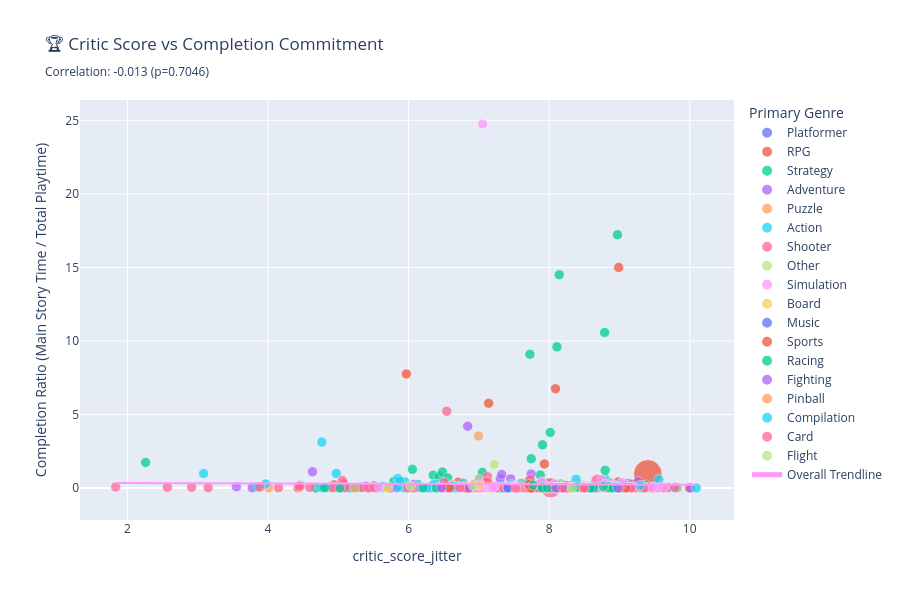

The notebook cell this image was saved under:
### Markdown cell above
## 4. Completion Behavior: Do Critics Find Quality?

**Question:** Do well-reviewed games have more committed players who finish the game?

**What to look for:**
- Higher completion rate with better scores = Critics identify quality ✅
- Shows if reviews lead to satisfied players (word-of-mouth effect)

### Code cell
# Filter data with valid completion metrics
df_completion = df_analysis[
    (df_analysis['main_story'] > 0) & 
    (df_analysis['median_playtime'] > 0)
].copy()

# Calculate completion ratio (how much of playtime is spent on main story)
df_completion['completion_ratio'] = df_completion['main_story'] / df_completion['median_playtime']

# Calculate correlation
corr_comp, p_value_comp = stats.pearsonr(df_completion['critic_score'], df_completion['completion_ratio'])

# Create scatter plot
fig = px.scatter(
    df_completion,
    x='critic_score_jitter',
    y='completion_ratio',
    color='primary_genre',
    size='owners_midpoint',
    hover_data=['title', 'critic_score', 'main_story', 'median_playtime'],
    title=f'🏆 Critic Score vs Completion Commitment<br><sub>Correlation: {corr_comp:.3f} (p={p_value_comp:.4f})</sub>',
    labels={
        'critic_score': 'Critic Score',
        'completion_ratio': 'Completion Ratio (Main Story Time / Total Playtime)'
    },
    trendline='ols',
    trendline_scope='overall',
    height=600
)

fig.update_layout(
    showlegend=True,
    legend=dict(title='Primary Genre', orientation='v', x=1.02, y=1)
)

fig.update_traces(
    marker=dict(sizemin=5, opacity=0.75, line=dict(width=0.5, color='white'))
)

fig.show()

print(f"\n💡 Key Insight: Correlation = {corr_comp:.3f}")
if corr_comp > 0.3:
    print("✅ Strong relationship! Better reviews = More players finish the game")
elif corr_comp > 0.1:
    print("⚠️ Weak relationship. Quality doesn't guarantee completion")
else:
    print("❌ No relationship. Completion is independent of review scores")

### Figure 1 — Plotly figure (JSON) as saved in the notebook; plotly's stock layout.template omitted (floating-point values rounded to 4 significant figures; data arrays with more than 128 entries replaced by an {"elided": "..."} marker saying what was removed)
{"data": [{"customdata": [["1001 Spikes", 8, 7.14, 215], ["140", 8, 1.2, 274], ["A.R.E.S.: Extinction Agenda", 7.5, 2.38, 191], ["And Yet It Moves", 8.4, 3.05, 22], ["Bionic Commando Rearmed", 9.3, 5.02, 16], ["Bit.Trip Runner", 7, 8.44, 202], ["Braid", 8.8, 5.07, 251], ["Capsized", 8.5, 3.87, 153], ["DuckTales Remastered", 7, 3.68, 313], ["Fez", 9.5, 5.98, 198], ["Grow Home", 8.8, 2.57, 162], ["Grow Up", 7.8, 4.01, 323], ["Hell Yeah! Wrath of the Dead Rabbit", 4.9, 7.41, 146], ["Limbo", 9, 3.58, 127], ["Lovers in a Dangerous Spacetime", 8.5, 5.64, 249], ["Mushroom 11", 9, 5.4, 455], ["Pid", 7.8, 9.48, 65], ["Prince of Persia", 9.3, 11.43, 399], ["Psychonauts", 8.7, 12.01, 232], ["Rayman Origins", 9.5, 10.99, 497], ["Shovel Knight", 9, 6.67, 611], ["Snapshot", 5, 4.5, 89], ["SteamWorld Dig", 9.5, 5.04, 250], ["The Swapper", 9.3, 5.1, 184], ["They Bleed Pixels", 8.2, 8.75, 390], ["Thomas Was Alone", 8, 3.53, 81], ["Tobe's Vertical Adventure", 8, 2.06, 17], ["VVVVVV", 7.5, 2.4, 74]], "hovertemplate": "primary_genre=Platformer<br>critic_score_jitter=%{x}<br>Completion Ratio (Main Story Time / Total Playtime)=%{y}<br>owners_midpoint=%{marker.size}<br>title=%{customdata[0]}<br>Critic Score=%{customdata[1]}<br>main_story=%{customdata[2]}<br>median_playtime=%{customdata[3]}<extra></extra>", "legendgroup": "Platformer", "marker": {"color": "#636efa", "line": {"color": "white", "width": 0.5}, "opacity": 0.75, "size": [75000, 350000, 150000, 350000, 350000, 750000, 1500000, 350000, 350000, 1500000, 350000, 75000, 1500000, 3500000, 350000, 150000, 750000, 350000, 3500000, 350000, 750000, 350000, 750000, 750000, 350000, 750000, 75000, 1500000], "sizemin": 5, "sizemode": "area", "sizeref": 375000, "symbol": "circle"}, "mode": "markers", "name": "Platformer", "orientation": "v", "showlegend": true, "type": "scatter", "x": [7.991, 8.016, 7.551, 8.389, 9.122, 7.006, 8.9, 8.384, 6.955, 9.346, 8.953, 7.878, 4.953, 8.988, 8.604, 9.07, 7.723, 9.339, 8.769, 9.533, 8.94, 5.062, 9.454, 9.388, 8.276, 8.038, 7.965, 7.507], "xaxis": "x", "y": [0.03321, 0.00438, 0.01246, 0.1386, 0.3137, 0.04178, 0.0202, 0.02529, 0.01176, 0.0302, 0.01586, 0.01241, 0.05075, 0.02819, 0.02265, 0.01187, 0.1458, 0.02865, 0.05177, 0.02211, 0.01092, 0.05056, 0.02016, 0.02772, 0.02244, 0.04358, 0.1212, 0.03243], "yaxis": "y"}, {"customdata": {"elided": "86x4 mixed values"}, "hovertemplate": "primary_genre=RPG<br>critic_score_jitter=%{x}<br>Completion Ratio (Main Story Time / Total Playtime)=%{y}<br>owners_midpoint=%{marker.size}<br>title=%{customdata[0]}<br>Critic Score=%{customdata[1]}<br>main_story=%{customdata[2]}<br>median_playtime=%{customdata[3]}<extra></extra>", "legendgroup": "RPG", "marker": {"color": "#EF553B", "line": {"color": "white", "width": 0.5}, "opacity": 0.75, "size": [350000, 350000, 750000, 750000, 350000, 1500000, 750000, 150000, 350000, 750000, 3500000, 3500000, 75000, 350000, 750000, 750000, 150000000, 750000, 350000, 750000, 750000, 750000, 1500000, 750000, 75000, 3500000, 7500000, 75000, 750000, 350000, 350000, 350000, 350000, 750000, 150000, 10000, 750000, 350000, 150000, 750000, 1500000, 1500000, 1500000, 1500000, 150000, 1500000, 3500000, 1500000, 150000, 350000, 1500000, 350000, 3500000, 750000, 1500000, 750000, 1500000, 150000, 350000, 350000, 1500000, 3500000, 1500000, 3500000, 3500000, 3500000, 3500000, 3500000, 3500000, 3500000, 3500000, 1500000, 1500000, 1500000, 15000000, 3500000, 150000, 3500000, 3500000, 7500000, 350000, 1500000, 750000, 3500000, 750000, 750000], "sizemin": 5, "sizemode": "area", "sizeref": 375000, "symbol": "circle"}, "mode": "markers", "name": "RPG", "orientation": "v", "showlegend": true, "type": "scatter", "x": [8.886, 6.929, 7.932, 7.715, 7.83, 7.715, 9.289, 6.499, 7.955, 7.781, 9.029, 7.049, 6.789, 8.902, 7.077, 7.428, 9.404, 8.995, 4.943, 8.511, 6.286, 8.542, 8.091, 8.989, 7.139, 9.09, 9.359, 6.988, 8.139, 8.983, 6.994, 7.855, 7.978, 8.887, 5.011, 5.954, 8.521, 8.814, 7.274, 7.372, 9.248, 9.505, 9.575, 9.621, 7.453, 7.929, 8.125, 7.589, 7.854, 5.432, 8.891, 7.537, 8.445, 8.556, 6.676, 5.26, 9.05, 6.589, 7.778, 6.412, 7.395, 9.108, 6.706, 7.542, 9.168, 6.578, 8.975, 8.785, 8.764, 7.703, 9.0, 9.147, 9.25, 7.917, 9.646, 8.283, 5.075, 8.401, 8.804, 9.257, 7.956, 7.567, 6.041, 9.993, 8.331, 8.389], "xaxis": "x", "y": [0.002668, 0.2275, 1.637, 0.1744, 0.1075, 0.511, 0.01369, 0.0253, 0.02445, 0.01979, 0.09183, 0.01942, 0.03163, 0.09663, 0.3931, 0.009675, 0.9639, 0.01396, 0.2186, 0.01858, 0.00982, 0.0142, 6.753, 15.0, 5.77, 0.01882, 0.009504, 0.05723, 0.05352, 0.42, 0.02109, 0.09783, 0.09747, 0.1847, 0.04715, 0.05021, 0.04536, 0.01958, 0.03509, 0.05668, 0.02681, 0.03346, 0.03346, 0.0333, 0.1467, 0.06953, 0.03942, 0.03592, 0.2626, 0.06573, 0.01659, 0.01165, 0.0529, 0.04283, 0.0207, 0.04272, 0.02554, 0.05276, 0.08301, 0.0282, 0.04837, 0.01811, 0.3977, 0.01094, 0.2546, 0.03172, 0.07283, 0.03943, 0.03091, 0.0191, 0.00174, 0.007921, 0.04384, 0.01525, 0.00895, 0.1433, 0.2824, 0.1053, 0.07547, 0.02576, 0.04687, 0.01768, 0.07479, 0.01571, 0.1125, 0.06511], "yaxis": "y"}, {"customdata": {"elided": "143x4 mixed values"}, "hovertemplate": "primary_genre=Strategy<br>critic_score_jitter=%{x}<br>Completion Ratio (Main Story Time / Total Playtime)=%{y}<br>owners_midpoint=%{marker.size}<br>title=%{customdata[0]}<br>Critic Score=%{customdata[1]}<br>main_story=%{customdata[2]}<br>median_playtime=%{customdata[3]}<extra></extra>", "legendgroup": "Strategy", "marker": {"color": "#00cc96", "line": {"color": "white", "width": 0.5}, "opacity": 0.75, "size": {"elided": "143 int values"}, "sizemin": 5, "sizemode": "area", "sizeref": 375000, "symbol": "circle"}, "mode": "markers", "name": "Strategy", "orientation": "v", "showlegend": true, "type": "scatter", "x": {"elided": "143 float values"}, "xaxis": "x", "y": {"elided": "143 float values"}, "yaxis": "y"}, {"customdata": {"elided": "82x4 mixed values"}, "hovertemplate": "primary_genre=Adventure<br>critic_score_jitter=%{x}<br>Completion Ratio (Main Story Time / Total Playtime)=%{y}<br>owners_midpoint=%{marker.size}<br>title=%{customdata[0]}<br>Critic Score=%{customdata[1]}<br>main_story=%{customdata[2]}<br>median_playtime=%{customdata[3]}<extra></extra>", "legendgroup": "Adventure", "marker": {"color": "#ab63fa", "line": {"color": "white", "width": 0.5}, "opacity": 0.75, "size": [350000, 75000, 3500000, 3500000, 350000, 350000, 3500000, 3500000, 150000, 350000, 750000, 350000, 1500000, 75000, 7500000, 35000, 350000, 75000, 350000, 150000, 350000, 750000, 350000, 350000, 750000, 75000, 350000, 350000, 750000, 350000, 350000, 350000, 750000, 350000, 3500000, 75000, 3500000, 10000, 7500000, 750000, 750000, 750000, 350000, 1500000, 75000, 150000, 750000, 75000, 750000, 1500000, 1500000, 350000, 350000, 150000, 350000, 750000, 150000, 75000, 35000, 150000, 350000, 750000, 150000, 350000, 750000, 750000, 1500000, 350000, 350000, 10000, 750000, 150000, 350000, 750000, 1500000, 3500000, 750000, 1500000, 350000, 750000, 3500000, 150000], "sizemin": 5, "sizemode": "area", "sizeref": 375000, "symbol": "circle"}, "mode": "markers", "name": "Adventure", "orientation": "v", "showlegend": true, "type": "scatter", "x": [5.505, 3.551, 8.32, 8.244, 7.395, 5.451, 7.962, 7.484, 5.552, 9.073, 9.544, 8.193, 8.198, 5.504, 7.974, 7.744, 8.689, 5.966, 7.953, 7.304, 6.447, 8.276, 6.121, 6.064, 9.333, 6.843, 9.048, 7.984, 9.38, 7.916, 8.373, 6.565, 10.01, 7.071, 7.714, 6.315, 5.741, 7.327, 6.509, 8.326, 5.833, 8.214, 8.004, 7.797, 6.193, 7.992, 5.532, 7.325, 7.871, 8.038, 6.118, 8.115, 3.776, 6.796, 8.503, 5.836, 4.633, 6.886, 7.02, 5.396, 6.334, 7.921, 7.452, 6.656, 8.383, 8.625, 8.886, 6.797, 8.165, 6.841, 7.238, 7.81, 7.783, 8.777, 7.54, 9.068, 8.421, 6.741, 9.263, 7.992, 9.105, 8.622], "xaxis": "x", "y": [0.1548, 0.08884, 0.1939, 0.03366, 0.02843, 0.03599, 0.002422, 0.00356, 0.002634, 0.1725, 0.01369, 0.008624, 0.01987, 0.01069, 0.04754, 0.9529, 0.02198, 0.0113, 0.01075, 0.616, 0.06567, 0.02695, 0.02799, 0.2391, 0.0158, 0.03377, 0.07093, 0.03415, 0.03398, 0.006, 0.01651, 0.05476, 0.008701, 0.005174, 0.2105, 0.006123, 0.01413, 0.008941, 0.01538, 0.03203, 0.03226, 0.0212, 0.01497, 0.03705, 0.02387, 0.06749, 0.02003, 0.9271, 0.00964, 0.05645, 0.138, 0.01162, 0.02133, 0.01538, 0.02188, 0.03091, 1.108, 0.03667, 0.1053, 0.1282, 0.04565, 0.0262, 0.6262, 0.007476, 0.03534, 0.03335, 0.004073, 0.1313, 0.01275, 4.203, 0.06912, 0.0476, 0.0883, 0.07064, 0.01092, 0.01098, 0.01733, 0.05714, 0.4446, 0.04414, 0.02571, 0.008813], "yaxis": "y"}, {"customdata": [["A Virus Named Tom", 7, 4.12, 97], ["Antichamber", 8.6, 5.94, 181], ["Bejeweled 3", 8, 4.51, 158], ["Contrast", 7.5, 3.27, 91], ["Crayon Physics Deluxe", 8.8, 3.95, 26], ["Crazy Machines 2", 6.8, 22, 66], ["Gunpoint", 9, 3.04, 242], ["Human Fall Flat", 7.9, 6.34, 245], ["I Am Bread", 7.2, 2.83, 168], ["Little Inferno", 5, 3.37, 246], ["Luxor 3", 7.5, 7.07, 102], ["NightSky", 7.5, 2.65, 32], ["Osmos", 8.5, 5.73, 27], ["Peggle Nights", 8.4, 3.64, 237], ["Pony Island", 9, 2.4, 289], ["Quadrilateral Cowboy", 8.5, 4.73, 316], ["Quantum Conundrum", 8, 6.26, 220], ["QUBE", 6.5, 3.32, 76], ["Roogoo", 7.1, 2.43, 4], ["Rush", 8, 11.21, 56], ["Safecracker: The Ultimate Puzzle Adventure", 6.9, 3.54, 1], ["Scribblenauts Unlimited", 8.8, 7.25, 390], ["Scribblenauts Unmasked: A DC Comics Adventure", 9.1, 6.48, 124], ["Storm", 4, 2.71, 217], ["The Talos Principle", 8.3, 15.65, 186], ["The Turing Test", 7, 5.1, 434], ["The UnderGarden", 6.5, 5.29, 23], ["The Witness", 10, 17.01, 674], ["Tiny Brains", 4.5, 2.15, 132], ["Vessel", 8, 9.6, 25], ["World of Goo", 9, 5.99, 277], ["Zen Bound 2", 7.5, 4.32, 133]], "hovertemplate": "primary_genre=Puzzle<br>critic_score_jitter=%{x}<br>Completion Ratio (Main Story Time / Total Playtime)=%{y}<br>owners_midpoint=%{marker.size}<br>title=%{customdata[0]}<br>Critic Score=%{customdata[1]}<br>main_story=%{customdata[2]}<br>median_playtime=%{customdata[3]}<extra></extra>", "legendgroup": "Puzzle", "marker": {"color": "#FFA15A", "line": {"color": "white", "width": 0.5}, "opacity": 0.75, "size": [350000, 1500000, 350000, 350000, 750000, 150000, 750000, 3500000, 750000, 750000, 35000, 750000, 750000, 350000, 350000, 75000, 350000, 350000, 75000, 350000, 75000, 1500000, 350000, 35000, 1500000, 350000, 35000, 750000, 75000, 350000, 1500000, 350000], "sizemin": 5, "sizemode": "area", "sizeref": 375000, "symbol": "circle"}, "mode": "markers", "name": "Puzzle", "orientation": "v", "showlegend": true, "type": "scatter", "x": [6.955, 8.474, 7.972, 7.766, 8.915, 6.787, 8.938, 7.881, 7.122, 5.058, 7.482, 7.429, 8.419, 8.328, 9.052, 8.369, 8.104, 6.536, 7.004, 8.152, 6.995, 8.721, 9.026, 4.01, 8.276, 7.035, 6.621, 9.832, 4.446, 7.931, 9.07, 7.525], "xaxis": "x", "y": [0.04247, 0.03282, 0.02854, 0.03593, 0.1519, 0.3333, 0.01256, 0.02588, 0.01685, 0.0137, 0.06931, 0.08281, 0.2122, 0.01536, 0.008304, 0.01497, 0.02845, 0.04368, 0.6075, 0.2002, 3.54, 0.01859, 0.05226, 0.01249, 0.08414, 0.01175, 0.23, 0.02524, 0.01629, 0.384, 0.02162, 0.03248], "yaxis": "y"}, {"customdata": {"elided": "200x4 mixed values"}, "hovertemplate": "primary_genre=Action<br>critic_score_jitter=%{x}<br>Completion Ratio (Main Story Time / Total Playtime)=%{y}<br>owners_midpoint=%{marker.size}<br>title=%{customdata[0]}<br>Critic Score=%{customdata[1]}<br>main_story=%{customdata[2]}<br>median_playtime=%{customdata[3]}<extra></extra>", "legendgroup": "Action", "marker": {"color": "#19d3f3", "line": {"color": "white", "width": 0.5}, "opacity": 0.75, "size": {"elided": "200 int values"}, "sizemin": 5, "sizemode": "area", "sizeref": 375000, "symbol": "circle"}, "mode": "markers", "name": "Action", "orientation": "v", "showlegend": true, "type": "scatter", "x": {"elided": "200 float values"}, "xaxis": "x", "y": {"elided": "200 float values"}, "yaxis": "y"}, {"customdata": {"elided": "153x4 mixed values"}, "hovertemplate": "primary_genre=Shooter<br>critic_score_jitter=%{x}<br>Completion Ratio (Main Story Time / Total Playtime)=%{y}<br>owners_midpoint=%{marker.size}<br>title=%{customdata[0]}<br>Critic Score=%{customdata[1]}<br>main_story=%{customdata[2]}<br>median_playtime=%{customdata[3]}<extra></extra>", "legendgroup": "Shooter", "marker": {"color": "#FF6692", "line": {"color": "white", "width": 0.5}, "opacity": 0.75, "size": {"elided": "153 int values"}, "sizemin": 5, "sizemode": "area", "sizeref": 375000, "symbol": "circle"}, "mode": "markers", "name": "Shooter", "orientation": "v", "showlegend": true, "type": "scatter", "x": {"elided": "153 float values"}, "xaxis": "x", "y": {"elided": "153 float values"}, "yaxis": "y"}, {"customdata": [["Analogue: A Hate Story", 7, 3.08, 167], ["Blueberry Garden", 6, 1.3, 9]], "hovertemplate": "primary_genre=Other<br>critic_score_jitter=%{x}<br>Completion Ratio (Main Story Time / Total Playtime)=%{y}<br>owners_midpoint=%{marker.size}<br>title=%{customdata[0]}<br>Critic Score=%{customdata[1]}<br>main_story=%{customdata[2]}<br>median_playtime=%{customdata[3]}<extra></extra>", "legendgroup": "Other", "marker": {"color": "#B6E880", "line": {"color": "white", "width": 0.5}, "opacity": 0.75, "size": [150000, 35000], "sizemin": 5, "sizemode": "area", "sizeref": 375000, "symbol": "circle"}, "mode": "markers", "name": "Other", "orientation": "v", "showlegend": true, "type": "scatter", "x": [7.131, 6.029], "xaxis": "x", "y": [0.01844, 0.1444], "yaxis": "y"}, {"customdata": {"elided": "37x4 mixed values"}, "hovertemplate": "primary_genre=Simulation<br>critic_score_jitter=%{x}<br>Completion Ratio (Main Story Time / Total Playtime)=%{y}<br>owners_midpoint=%{marker.size}<br>title=%{customdata[0]}<br>Critic Score=%{customdata[1]}<br>main_story=%{customdata[2]}<br>median_playtime=%{customdata[3]}<extra></extra>", "legendgroup": "Simulation", "marker": {"color": "#FF97FF", "line": {"color": "white", "width": 0.5}, "opacity": 0.75, "size": [350000, 1500000, 7500000, 350000, 750000, 150000, 150000, 350000, 75000, 350000, 3500000, 750000, 3500000, 3500000, 150000, 350000, 350000, 750000, 750000, 750000, 150000, 1500000, 750000, 75000, 150000, 150000, 3500000, 1500000, 3500000, 3500000, 3500000, 3500000, 35000, 350000, 350000, 350000, 750000], "sizemin": 5, "sizemode": "area", "sizeref": 375000, "symbol": "circle"}, "mode": "markers", "name": "Simulation", "orientation": "v", "showlegend": true, "type": "scatter", "x": [7.037, 8.29, 8.479, 7.054, 7.478, 8.077, 7.224, 7.19, 7.982, 8.575, 9.627, 9.542, 8.871, 8.609, 9.046, 7.062, 8.753, 8.178, 6.784, 5.587, 8.383, 7.985, 8.175, 8.795, 7.511, 7.026, 8.779, 7.721, 9.476, 8.881, 8.895, 7.513, 7.899, 7.01, 7.413, 8.101, 8.081], "xaxis": "x", "y": [0.005001, 0.01847, 0.06169, 24.75, 0.1557, 0.25, 0.1244, 0.03148, 0.01988, 0.01679, 0.0194, 0.01543, 0.322, 0.02341, 0.373, 0.02835, 0.5689, 0.02411, 0.04236, 0.0458, 0.003307, 0.01095, 0.05945, 0.2612, 0.08903, 0.01754, 0.0162, 0.01264, 0.05142, 0.1053, 0.1053, 0.04441, 0.4253, 0.31, 0.04796, 0.02011, 0.03804], "yaxis": "y"}, {"customdata": [["Armello", 5.6, 1.99, 1606], ["The Witcher Adventure Game", 6.9, 5.14, 27]], "hovertemplate": "primary_genre=Board<br>critic_score_jitter=%{x}<br>Completion Ratio (Main Story Time / Total Playtime)=%{y}<br>owners_midpoint=%{marker.size}<br>title=%{customdata[0]}<br>Critic Score=%{customdata[1]}<br>main_story=%{customdata[2]}<br>median_playtime=%{customdata[3]}<extra></extra>", "legendgroup": "Board", "marker": {"color": "#FECB52", "line": {"color": "white", "width": 0.5}, "opacity": 0.75, "size": [750000, 150000], "sizemin": 5, "sizemode": "area", "sizeref": 375000, "symbol": "circle"}, "mode": "markers", "name": "Board", "orientation": "v", "showlegend": true, "type": "scatter", "x": [5.7, 7.009], "xaxis": "x", "y": [0.001239, 0.1904], "yaxis": "y"}, {"customdata": [["Audiosurf", 8.6, 7.76, 507], ["Audiosurf 2", 7.5, 10.68, 507], ["Crypt of the Necrodancer", 8.8, 13.89, 290], ["Soundodger", 7.3, 2.19, 130]], "hovertemplate": "primary_genre=Music<br>critic_score_jitter=%{x}<br>Completion Ratio (Main Story Time / Total Playtime)=%{y}<br>owners_midpoint=%{marker.size}<br>title=%{customdata[0]}<br>Critic Score=%{customdata[1]}<br>main_story=%{customdata[2]}<br>median_playtime=%{customdata[3]}<extra></extra>", "legendgroup": "Music", "marker": {"color": "#636efa", "line": {"color": "white", "width": 0.5}, "opacity": 0.75, "size": [350000, 350000, 1500000, 75000], "sizemin": 5, "sizemode": "area", "sizeref": 375000, "symbol": "circle"}, "mode": "markers", "name": "Music", "orientation": "v", "showlegend": true, "type": "scatter", "x": [8.628, 7.414, 8.868, 7.412], "xaxis": "x", "y": [0.01531, 0.02107, 0.0479, 0.01685], "yaxis": "y"}, {"customdata": [["Blood Bowl", 6.4, 6.12, 380], ["Blood Bowl II", 7.8, 15.66, 1433], ["Dangerous Golf", 6, 7.76, 1], ["Football Manager 2012", 9, 364.4, 23360], ["Football Manager 2013", 9, 222.0, 23360], ["Football Manager 2014", 8, 497.5, 23360], ["Football Manager 2015", 8.9, 394.1, 23360], ["FreeStyle Street Basketball", 6.8, 5.95, 755], ["NBA 2K10", 7.9, 23.85, 4672], ["NBA 2K11", 8, 34.81, 4672], ["NBA 2K13", 9.1, 64.76, 4672], ["NBA 2K15", 7.8, 56.66, 4672], ["NBA 2K9", 8, 5, 2803], ["OlliOlli", 7.7, 3.93, 16], ["Rocket League", 8, 4.59, 1462]], "hovertemplate": "primary_genre=Sports<br>critic_score_jitter=%{x}<br>Completion Ratio (Main Story Time / Total Playtime)=%{y}<br>owners_midpoint=%{marker.size}<br>title=%{customdata[0]}<br>Critic Score=%{customdata[1]}<br>main_story=%{customdata[2]}<br>median_playtime=%{customdata[3]}<extra></extra>", "legendgroup": "Sports", "marker": {"color": "#EF553B", "line": {"color": "white", "width": 0.5}, "opacity": 0.75, "size": [350000, 350000, 150000, 1500000, 1500000, 1500000, 1500000, 3500000, 750000, 750000, 750000, 750000, 350000, 150000, 7500000], "sizemin": 5, "sizemode": "area", "sizeref": 375000, "symbol": "circle"}, "mode": "markers", "name": "Sports", "orientation": "v", "showlegend": true, "type": "scatter", "x": [6.584, 7.722, 5.969, 9.087, 8.983, 8.148, 8.844, 6.827, 7.904, 8.259, 8.997, 7.749, 8.107, 7.715, 8.036], "xaxis": "x", "y": [0.01611, 0.01093, 7.76, 0.0156, 0.009504, 0.0213, 0.01687, 0.007881, 0.005105, 0.007451, 0.01386, 0.01213, 0.001784, 0.2456, 0.00314], "yaxis": "y"}, {"customdata": [["Burnout Paradise: The Ultimate Box", 8.4, 10.95, 576], ["Dirt Rally", 8.9, 28.71, 251], ["F1 2012", 9, 39.4, 2887], ["F1 2013", 8, 28.8, 3], ["F1 2015", 4.8, 14.08, 372], ["F1 2016", 8.8, 20.4, 1777], ["FlatOut: Ultimate Carnage", 7.8, 14.74, 71], ["FlatOut 2", 8.3, 12.55, 351], ["Grid 2", 8, 17.69, 243], ["Grid Autosport", 8.3, 32.39, 417], ["Need for Speed: Hot Pursuit", 9, 14.07, 415], ["Need for Speed Shift", 9, 13.12, 456], ["Need for Speed Undercover", 5, 11.23, 1046], ["Nimbus", 8, 3.78, 1], ["Project CARS", 8.9, 33.15, 282], ["RACE 07", 8.5, 6.55, 218], ["Split/Second", 8.5, 9.66, 143], ["Test Drive: Ferrari Racing Legends", 6.5, 24.27, 1350], ["The Crew", 6, 19, 725], ["Trackmania 2: Canyon", 8.5, 12.8, 5675], ["Trials 2: Second Edition", 8, 7.89, 382], ["Trials Fusion", 8.2, 6.78, 480], ["Xpand Rally", 8, 6.04, 939]], "hovertemplate": "primary_genre=Racing<br>critic_score_jitter=%{x}<br>Completion Ratio (Main Story Time / Total Playtime)=%{y}<br>owners_midpoint=%{marker.size}<br>title=%{customdata[0]}<br>Critic Score=%{customdata[1]}<br>main_story=%{customdata[2]}<br>median_playtime=%{customdata[3]}<extra></extra>", "legendgroup": "Racing", "marker": {"color": "#00cc96", "line": {"color": "white", "width": 0.5}, "opacity": 0.75, "size": [1500000, 1500000, 350000, 150000, 3500000, 350000, 350000, 750000, 1500000, 750000, 1500000, 350000, 350000, 75000, 1500000, 1500000, 75000, 10000, 350000, 150000, 75000, 350000, 35000], "sizemin": 5, "sizemode": "area", "sizeref": 375000, "symbol": "circle"}, "mode": "markers", "name": "Racing", "orientation": "v", "showlegend": true, "type": "scatter", "x": [8.36, 8.855, 8.902, 8.111, 4.805, 8.877, 7.77, 8.208, 7.907, 8.412, 8.962, 8.908, 5.025, 8.015, 8.77, 8.631, 8.38, 6.396, 6.204, 8.585, 7.9, 8.103, 7.974], "xaxis": "x", "y": [0.01901, 0.1144, 0.01365, 9.6, 0.03785, 0.01148, 0.2076, 0.03575, 0.0728, 0.07767, 0.0339, 0.02877, 0.01074, 3.78, 0.1176, 0.03005, 0.06755, 0.01798, 0.02621, 0.002256, 0.02065, 0.01413, 0.006432], "yaxis": "y"}, {"customdata": [["Divekick", 7, 0.66, 272], ["Injustice: Gods Among Us -- Ultimate Edition", 8.2, 5.04, 320], ["Nidhogg", 9, 0.85, 184], ["Punch Club", 6.5, 10.72, 378], ["Street Fighter V", 8, 3.32, 1203]], "hovertemplate": "primary_genre=Fighting<br>critic_score_jitter=%{x}<br>Completion Ratio (Main Story Time / Total Playtime)=%{y}<br>owners_midpoint=%{marker.size}<br>title=%{customdata[0]}<br>Critic Score=%{customdata[1]}<br>main_story=%{customdata[2]}<br>median_playtime=%{customdata[3]}<extra></extra>", "legendgroup": "Fighting", "marker": {"color": "#ab63fa", "line": {"color": "white", "width": 0.5}, "opacity": 0.75, "size": [350000, 1500000, 750000, 750000, 750000], "sizemin": 5, "sizemode": "area", "sizeref": 375000, "symbol": "circle"}, "mode": "markers", "name": "Fighting", "orientation": "v", "showlegend": true, "type": "scatter", "x": [6.859, 8.216, 8.976, 6.467, 8.097], "xaxis": "x", "y": [0.002426, 0.01575, 0.00462, 0.02836, 0.00276], "yaxis": "y"}, {"customdata": [["Dream Pinball 3D", 5.1, 0.87, 284]], "hovertemplate": "primary_genre=Pinball<br>critic_score_jitter=%{x}<br>Completion Ratio (Main Story Time / Total Playtime)=%{y}<br>owners_midpoint=%{marker.size}<br>title=%{customdata[0]}<br>Critic Score=%{customdata[1]}<br>main_story=%{customdata[2]}<br>median_playtime=%{customdata[3]}<extra></extra>", "legendgroup": "Pinball", "marker": {"color": "#FFA15A", "line": {"color": "white", "width": 0.5}, "opacity": 0.75, "size": [350000], "sizemin": 5, "sizemode": "area", "sizeref": 375000, "symbol": "circle"}, "mode": "markers", "name": "Pinball", "orientation": "v", "showlegend": true, "type": "scatter", "x": [5.234], "xaxis": "x", "y": [0.003063], "yaxis": "y"}, {"customdata": [["Grand Theft Auto: Episodes from Liberty City", 9.2, 18.75, 112]], "hovertemplate": "primary_genre=Compilation<br>critic_score_jitter=%{x}<br>Completion Ratio (Main Story Time / Total Playtime)=%{y}<br>owners_midpoint=%{marker.size}<br>title=%{customdata[0]}<br>Critic Score=%{customdata[1]}<br>main_story=%{customdata[2]}<br>median_playtime=%{customdata[3]}<extra></extra>", "legendgroup": "Compilation", "marker": {"color": "#19d3f3", "line": {"color": "white", "width": 0.5}, "opacity": 0.75, "size": [3500000], "sizemin": 5, "sizemode": "area", "sizeref": 375000, "symbol": "circle"}, "mode": "markers", "name": "Compilation", "orientation": "v", "showlegend": true, "type": "scatter", "x": [9.293], "xaxis": "x", "y": [0.1674], "yaxis": "y"}, {"customdata": [["Hand of Fate", 7, 10.62, 297], ["Magic: The Gathering -- Duels of the Planeswalkers", 7.5, 8.55, 935], ["Magic: The Gathering -- Duels of the Planeswalkers 2012", 8.5, 15.02, 935], ["Magic: The Gathering -- Duels of the Planeswalkers 2013", 8.5, 13.66, 1903], ["Magic: The Gathering -- Duels of the Planeswalkers 2014", 8.1, 12.36, 935]], "hovertemplate": "primary_genre=Card<br>critic_score_jitter=%{x}<br>Completion Ratio (Main Story Time / Total Playtime)=%{y}<br>owners_midpoint=%{marker.size}<br>title=%{customdata[0]}<br>Critic Score=%{customdata[1]}<br>main_story=%{customdata[2]}<br>median_playtime=%{customdata[3]}<extra></extra>", "legendgroup": "Card", "marker": {"color": "#FF6692", "line": {"color": "white", "width": 0.5}, "opacity": 0.75, "size": [750000, 350000, 350000, 350000, 350000], "sizemin": 5, "sizemode": "area", "sizeref": 375000, "symbol": "circle"}, "mode": "markers", "name": "Card", "orientation": "v", "showlegend": true, "type": "scatter", "x": [6.724, 7.524, 8.485, 8.502, 8.194], "xaxis": "x", "y": [0.03576, 0.009144, 0.01606, 0.007178, 0.01322], "yaxis": "y"}, {"customdata": [["Microsoft Flight Simulator X", 7, 182.1, 1224], ["War Thunder", 7.2, 474.8, 297], ["Wings of Prey", 8.3, 8.07, 1154]], "hovertemplate": "primary_genre=Flight<br>critic_score_jitter=%{x}<br>Completion Ratio (Main Story Time / Total Playtime)=%{y}<br>owners_midpoint=%{marker.size}<br>title=%{customdata[0]}<br>Critic Score=%{customdata[1]}<br>main_story=%{customdata[2]}<br>median_playtime=%{customdata[3]}<extra></extra>", "legendgroup": "Flight", "marker": {"color": "#B6E880", "line": {"color": "white", "width": 0.5}, "opacity": 0.75, "size": [1500000, 15000000, 150000], "sizemin": 5, "sizemode": "area", "sizeref": 375000, "symbol": "circle"}, "mode": "markers", "name": "Flight", "orientation": "v", "showlegend": true, "type": "scatter", "x": [6.923, 7.219, 8.325], "xaxis": "x", "y": [0.1488, 1.599, 0.006993], "yaxis": "y"}, {"hovertemplate": "<b>OLS trendline</b><br>completion_ratio = -0.0127815 * critic_score_jitter + 0.363019<br>R<sup>2</sup>=0.000122<br><br>critic_score_jitter=%{x}<br>Completion Ratio (Main Story Time / Total Playtime)=%{y} <b>(trend)</b><extra></extra>", "legendgroup": "Overall Trendline", "line": {"color": "#FF97FF"}, "marker": {"line": {"color": "white", "width": 0.5}, "opacity": 0.75, "sizemin": 5}, "mode": "lines", "name": "Overall Trendline", "showlegend": true, "type": "scatter", "x": {"elided": "822 float values"}, "xaxis": "x", "y": {"elided": "822 float values"}, "yaxis": "y"}], "layout": {"height": 600, "legend": {"itemsizing": "constant", "orientation": "v", "title": {"text": "Primary Genre"}, "tracegroupgap": 0, "x": 1.02, "y": 1}, "showlegend": true, "title": {"text": "🏆 Critic Score vs Completion Commitment<br><sub>Correlation: -0.013 (p=0.7046)</sub>"}, "xaxis": {"anchor": "y", "domain": [0, 1], "title": {"text": "critic_score_jitter"}}, "yaxis": {"anchor": "x", "domain": [0, 1], "title": {"text": "Completion Ratio (Main Story Time / Total Playtime)"}}}}
